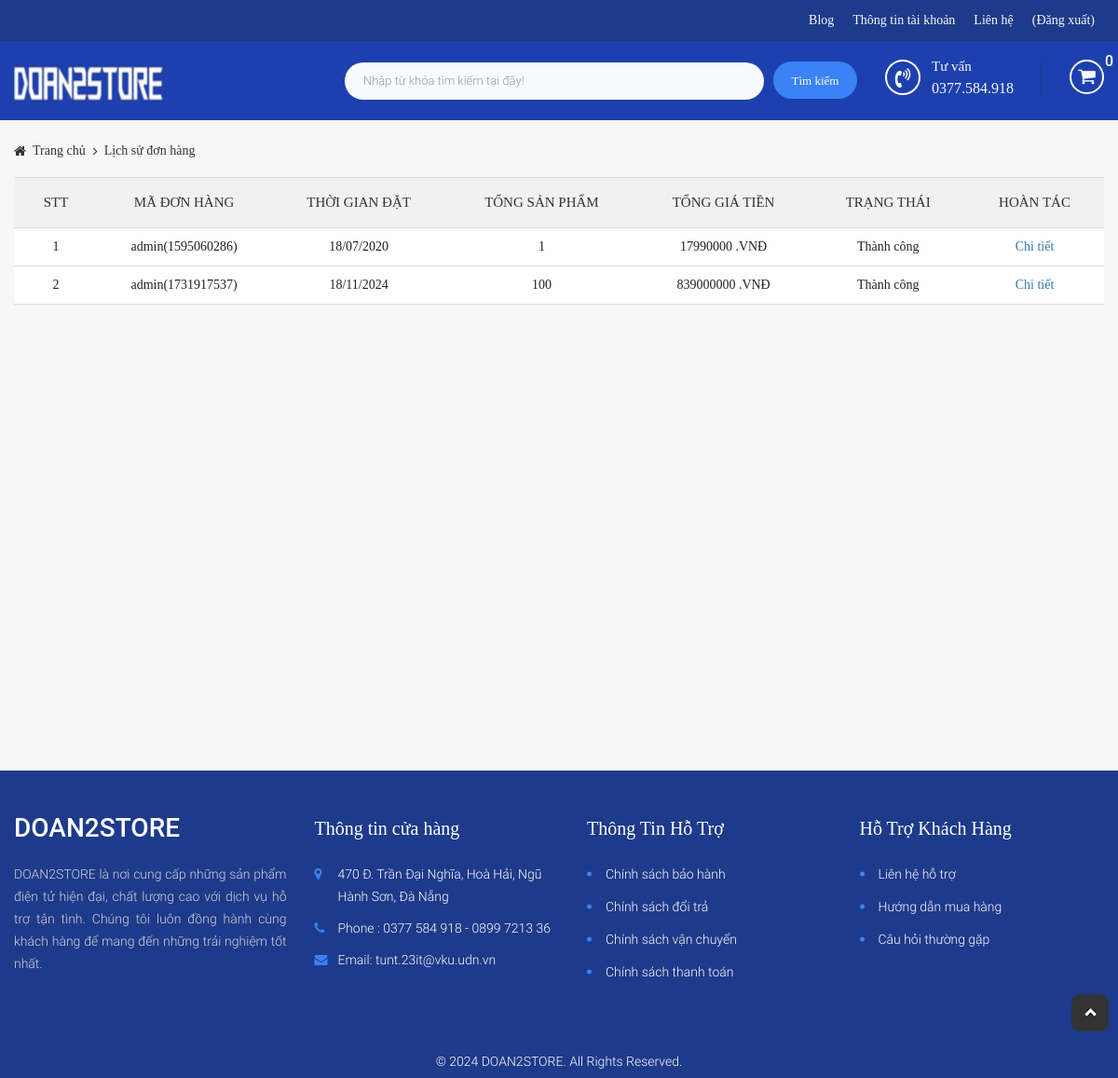
The page /STORE/index.php?modules=checkouts&controllers=index&action=story (signed in) on the database its author committed.
### tables this page shows
CREATE TABLE `tbl_order` (
  `id` int(11) NOT NULL,
  `custom_id` int(11) NOT NULL,
  `total_price` float NOT NULL,
  `total_num_product` int(11) NOT NULL,
  `create_date` varchar(255) NOT NULL,
  `note` text NOT NULL,
  `payment_method` varchar(255) NOT NULL,
  `status` enum('Thành công','Chờ xác nhận','Hủy','') NOT NULL,
  `id_cart` int(11) NOT NULL,
  `time` varchar(255) NOT NULL,
  `code` varchar(255) NOT NULL,
  `date_confirm` varchar(255) NOT NULL
);

### STORE/libraries/database.php (called while the page is built, shortened)
<?php
function db_query($query_string)
{
    global $conn;
    $result = mysqli_query($conn, $query_string);
    return $result;
}
function db_fetch_array($query_string)
{
    $result = array();
    $mysqli_result = db_query($query_string);
    while ($row = mysqli_fetch_assoc($mysqli_result)) {
        $result[] = $row;
    }
    return $result;
}

### STORE/modules/checkouts/models/indexModel.php (called while the page is built, shortened)
<?php
function getListOrder($id_customer){
	return db_fetch_array("SELECT * FROM `tbl_order` WHERE `custom_id` = '$id_customer'");
}
 ?>

### STORE/modules/checkouts/controllers/indexController.php (called while the page is built, shortened)
<?php
function storyAction(){
	$data = array();
	if(!empty($_SESSION['id_customer']))
	$data = getListOrder($_SESSION['id_customer']);
	load_view('story',$data);
}
 ?>

### STORE/core/router.php (called while the page is built, shortened)
<?php
$action_name = get_action().'Action';
call_function(array('construct', $action_name));

### STORE/core/appload.php (called while the page is built, shortened)
<?php
require CONFIGPATH . DIRECTORY_SEPARATOR . 'database.php';
require LIBPATH . DIRECTORY_SEPARATOR . 'database.php';
require COREPATH . DIRECTORY_SEPARATOR . 'base.php';
require COREPATH . DIRECTORY_SEPARATOR . 'router.php';

### STORE/index.php (called while the page is built, shortened)
<?php
require COREPATH . DIRECTORY_SEPARATOR . 'appload.php';

### STORE/modules/checkouts/views/storyView.php (the view, shortened to what this page needs)
<div id="main-content-wp" class="cart-page" style="padding-bottom: 500px;">
    <div class="section" id="breadcrumb-wp">
        <div class="wp-inner">
            <div class="section-detail">
                <ul class="list-item clearfix">
                    <li>
                        <a href="?page=home" title="">Trang chủ</a>
                    </li>
                    <li>
                        <a href="" title="">Lịch sử đơn hàng</a>
                    </li>
                </ul>
            </div>
        </div>
    </div>
    <div id="wrapper" class="wp-inner clearfix">
        <div class="section" id="info-cart-wp">
            <div class="section-detail table-responsive">
                <table class="table">
                    <thead>
                        <tr>
                            <td>STT</td>
                            <td>Mã đơn hàng</td>
                            <td>Thời gian đặt</td>
                            <td>Tổng sản phẩm</td>
                            <td>Tổng giá tiền</td>
                            <td>Trạng thái</td>
                            <td>Hoàn tác</td>
                        </tr>
                    </thead>
                    <tbody>
                        <?php if(!empty($data)) foreach ($data as $key => $value) {?>
                        <tr>
                            <td><?php echo ($key +1); ?></td>
                            <td><?php echo $value['code']; ?></td>
                            <td><?php echo $value['create_date']; ?></td>
                            <td><?php echo $value['total_num_product']; ?></td>
                            <td><?php echo $value['total_price'].' .VNĐ' ?></td>
                            <td><?php echo $value['status'] ;?></td>
                            <td><a href="?modules=checkouts&controllers=index&action=detailStory&idOrder=<?php echo $value['id']; ?>&code=<?php echo $value['code']; ?>" title="" class="name-product">Chi tiết</a></td>
                           <?php }; ?>
                        </tr>
                    </tbody>
                </table>
            </div>
        </div>
    </div>
</div>

### STORE/core/base.php (shortened to what this page needs)
<?php
function get_module() {
    global $config;
    $module = isset($_GET['modules']) ? $_GET['modules'] : $config['default_module'];
    return $module;
}
function call_function($list_function = array()) {
    if (is_array($list_function)) {
        foreach ($list_function as $f) {
            if (function_exists($f())) {
                $f();
            }
        }
    }
}
function load_view($name, $data_send = array()) {
    $data = $data_send;
    $path = MODULESPATH . DIRECTORY_SEPARATOR . get_module() . DIRECTORY_SEPARATOR . 'views' . DIRECTORY_SEPARATOR . $name . 'View.php';
    if (file_exists($path)) {
        require $path;
    } else {
        echo "Không tìm thấy {$path}";
    }
}
function get_header($name = '') {
    global $data;
    if (empty($name)) {
        $name = 'header';
    } else {
        $name = "header-{$name}";
    }
    $path = LAYOUTPATH . DIRECTORY_SEPARATOR . $name . '.php';
    if (file_exists($path)) {
        if (is_array($data)) {
            foreach ($data as $key => $a) {
                $$key = $a;
            }
        }
        require $path;
    } else {
        echo "Không tìm thấy {$path}";
    }
}
function get_footer($name = '') {
    global $data;
    if (empty($name)) {
        $name = 'footer';
    } else {
        $name = "footer-{$name}";
    }
    $path = LAYOUTPATH . DIRECTORY_SEPARATOR . $name . '.php';
    if (file_exists($path)) {
        if (is_array($data)) {
            foreach ($data as $key => $a) {
                $$key = $a;
            }
        }
        require $path;
    } else {
        echo "Không tìm thấy {$path}";
    }
}
?>

### STORE/public/css/import/global.css (style rules this page uses)
body { font-family: 'Roboto Regular'; font-size: 14px; line-height: normal; color: #272727; line-height: 24px; }
.wp-inner { width: 1170px; margin: 0px auto; }
ul li { list-style: none!important; }
a { text-decoration: none!important; }
.table-responsive { overflow-x: inherit; }

### STORE/public/css/import/home.css (style rules this page uses)
#main-content-wp { background: #f7f7f7; padding-top: 25px; padding-bottom: 75px; }

### STORE/public/css/import/category_product.css (style rules this page uses)
#breadcrumb-wp { margin-bottom: 20px; }
#breadcrumb-wp .list-item li { float: left; }
#breadcrumb-wp .list-item li a { position: relative; display: block; color: #333; padding-left: 20px; line-height: normal; }
#breadcrumb-wp .list-item li:first-child a:before { position: absolute; content: '\f015'; font-family: 'FontAwesome'; top: 1px; left: 0; line-height: normal; }
#breadcrumb-wp .list-item li:nth-child(n+2) a:before { position: absolute; content: '\f105'; font-family: 'FontAwesome'; top: 1px; left: 8px; line-height: normal; }

### STORE/public/css/import/cart.css (style rules this page uses)
.table { margin-bottom: 0!important; }
.table thead { border-top: 1px solid #ddd; }
.table tbody { background: #fff; }
.cart-page { font-family: 'Roboto Regular'; }
#info-cart-wp table tr td { display: table-cell; vertical-align: middle; text-align: center; }
#info-cart-wp table thead tr td { font-size: 15px; line-height: normal; text-transform: uppercase; padding: 18px 25px; color: #333; background: #f1f1f1; border: 0; }
#info-cart-wp table tbody tr td { color: #222; padding: 10px 0px; }
.table>tbody>tr>th, .table>tbody>tr>td { border-bottom: 1px solid #ddd; }

### rows shown on the page
tbl_order: code "admin(1595060286)", create_date "18/07/2020", total_num_product "1", total_price "17990000", status "Thành công"
tbl_order: code "admin(1731917537)", create_date "18/11/2024", total_num_product "100", total_price "839000000", status "Thành công"
